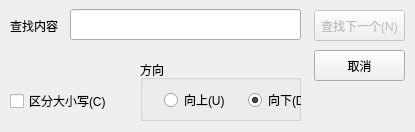
<?xml version="1.0" encoding="UTF-8"?>
<ui version="4.0">
 <class>FindDialog</class>
 <widget class="QDialog" name="FindDialog">
  <property name="geometry">
   <rect>
    <x>0</x>
    <y>0</y>
    <width>415</width>
    <height>132</height>
   </rect>
  </property>
  <property name="minimumSize">
   <size>
    <width>415</width>
    <height>132</height>
   </size>
  </property>
  <property name="maximumSize">
   <size>
    <width>415</width>
    <height>132</height>
   </size>
  </property>
  <property name="windowTitle">
   <string>Dialog</string>
  </property>
  <property name="windowIcon">
   <iconset resource="../images.qrc">
    <normaloff>:/data/app.ico</normaloff>:/data/app.ico</iconset>
  </property>
  <widget class="QLabel" name="label">
   <property name="geometry">
    <rect>
     <x>10</x>
     <y>20</y>
     <width>54</width>
     <height>12</height>
    </rect>
   </property>
   <property name="text">
    <string>查找内容</string>
   </property>
  </widget>
  <widget class="QLineEdit" name="lineEdit">
   <property name="geometry">
    <rect>
     <x>70</x>
     <y>9</y>
     <width>231</width>
     <height>31</height>
    </rect>
   </property>
  </widget>
  <widget class="QPushButton" name="findButton">
   <property name="enabled">
    <bool>false</bool>
   </property>
   <property name="geometry">
    <rect>
     <x>314</x>
     <y>10</y>
     <width>91</width>
     <height>31</height>
    </rect>
   </property>
   <property name="text">
    <string>查找下一个(N)</string>
   </property>
   <property name="checkable">
    <bool>false</bool>
   </property>
  </widget>
  <widget class="QPushButton" name="pushButton_2">
   <property name="geometry">
    <rect>
     <x>314</x>
     <y>50</y>
     <width>91</width>
     <height>31</height>
    </rect>
   </property>
   <property name="text">
    <string>取消</string>
   </property>
  </widget>
  <widget class="QCheckBox" name="checkBox">
   <property name="geometry">
    <rect>
     <x>10</x>
     <y>93</y>
     <width>101</width>
     <height>16</height>
    </rect>
   </property>
   <property name="text">
    <string>区分大小写(C)</string>
   </property>
  </widget>
  <widget class="QGroupBox" name="groupBox">
   <property name="geometry">
    <rect>
     <x>140</x>
     <y>60</y>
     <width>161</width>
     <height>61</height>
    </rect>
   </property>
   <property name="title">
    <string>方向</string>
   </property>
   <widget class="QWidget" name="horizontalLayoutWidget">
    <property name="geometry">
     <rect>
      <x>0</x>
      <y>20</y>
      <width>198</width>
      <height>41</height>
     </rect>
    </property>
    <layout class="QHBoxLayout" name="horizontalLayout">
     <item>
      <spacer name="horizontalSpacer">
       <property name="orientation">
        <enum>Qt::Horizontal</enum>
       </property>
       <property name="sizeHint" stdset="0">
        <size>
         <width>40</width>
         <height>20</height>
        </size>
       </property>
      </spacer>
     </item>
     <item>
      <spacer name="horizontalSpacer_4">
       <property name="orientation">
        <enum>Qt::Horizontal</enum>
       </property>
       <property name="sizeHint" stdset="0">
        <size>
         <width>40</width>
         <height>20</height>
        </size>
       </property>
      </spacer>
     </item>
     <item>
      <widget class="QRadioButton" name="radioUpButton">
       <property name="text">
        <string>向上(U)</string>
       </property>
      </widget>
     </item>
     <item>
      <spacer name="horizontalSpacer_2">
       <property name="orientation">
        <enum>Qt::Horizontal</enum>
       </property>
       <property name="sizeHint" stdset="0">
        <size>
         <width>40</width>
         <height>20</height>
        </size>
       </property>
      </spacer>
     </item>
     <item>
      <widget class="QRadioButton" name="radioDownButton">
       <property name="text">
        <string>向下(D)</string>
       </property>
       <property name="checked">
        <bool>true</bool>
       </property>
      </widget>
     </item>
     <item>
      <spacer name="horizontalSpacer_5">
       <property name="orientation">
        <enum>Qt::Horizontal</enum>
       </property>
       <property name="sizeHint" stdset="0">
        <size>
         <width>40</width>
         <height>20</height>
        </size>
       </property>
      </spacer>
     </item>
     <item>
      <spacer name="horizontalSpacer_3">
       <property name="orientation">
        <enum>Qt::Horizontal</enum>
       </property>
       <property name="sizeHint" stdset="0">
        <size>
         <width>40</width>
         <height>20</height>
        </size>
       </property>
      </spacer>
     </item>
    </layout>
   </widget>
  </widget>
 </widget>
 <resources>
  <include location="../images.qrc"/>
 </resources>
 <connections/>
</ui>
